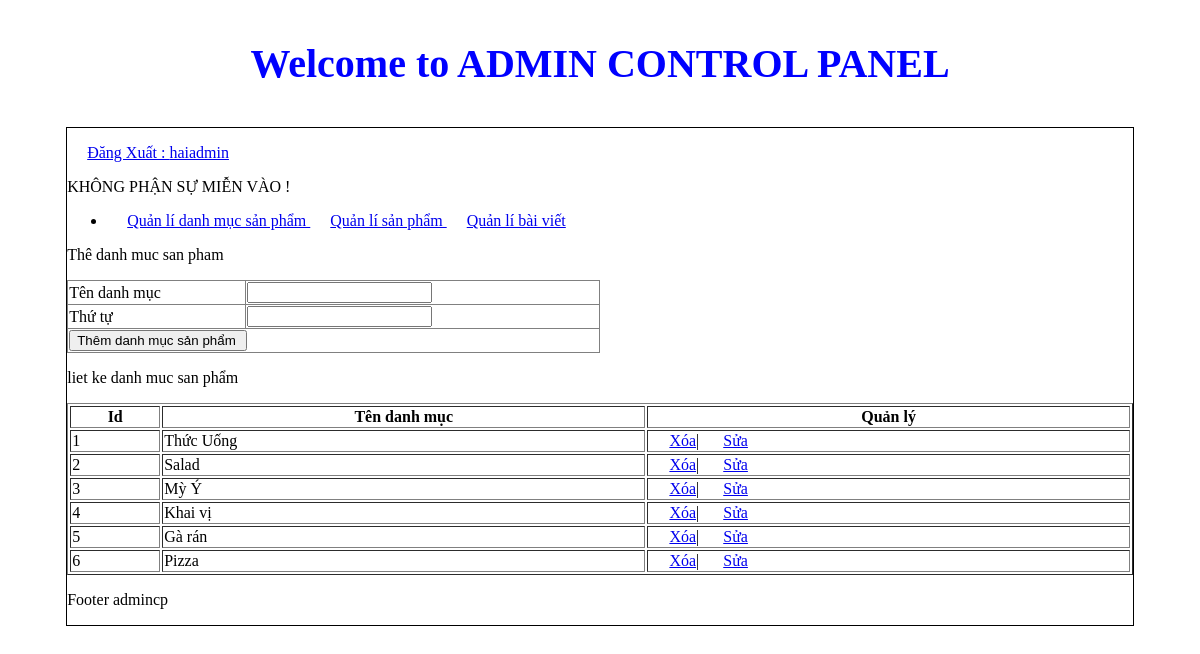
/admincp/index.php?action=quanlydanhmucsanpham&query=them (signed in), run on the app's committed database.
### tables this page shows
CREATE TABLE `tbl_danhmuc` (
  `id_danhmuc` int(11) NOT NULL,
  `tendanhmuc` varchar(100) NOT NULL,
  `thutu` int(11) NOT NULL
);

### admincp/modules/quanlydanhmucsp/lietke.php (the view)
<?php
    $sql_lietke_danhmucsp = "SELECT * FROM tbl_danhmuc ORDER BY thutu DESC";
    $query_lietke_danhmucsp =  mysqli_query($mysqli,$sql_lietke_danhmucsp);
?>
<p>liet ke danh muc san phẩm</p>
<table  style = "width:100%"  border = "1"  style= "border-collapse: collapse; "  >
  <tr>
    <th>Id</th>
    <th>Tên danh mục</th>
    <th> Quản lý </th>
  </tr>
  <?php
  $i=0;
  while($row = mysqli_fetch_array($query_lietke_danhmucsp)){
    $i++;
    ?>
      <tr>
        <td><?php echo $i ?></td>
        <td><?php echo $row['tendanhmuc']?></td>
        <td>
          <a href="modules/quanlydanhmucsp/xuly.php?iddanhmuc=<?php echo $row['id_danhmuc']?>">Xóa</a>|
          <a href="?action=quanlydanhmucsanpham&query=sua&iddanhmuc=<?php echo $row['id_danhmuc']?>">Sửa</a>
          </td>
      </tr>
    <?php
    }
    ?>
</table>

### admincp/css/styleadmincp.css (style rules this page uses)
a { padding-left: 20px; }

### data on the page
tbl_danhmuc: tendanhmuc "Thức Uống"
tbl_danhmuc: tendanhmuc "Salad"
tbl_danhmuc: tendanhmuc "Mỳ Ý"
tbl_danhmuc: tendanhmuc "Khai vị"
tbl_danhmuc: tendanhmuc "Gà rán"
tbl_danhmuc: tendanhmuc "Pizza"

### other printed values
$_SESSION['dangnhap'] "haiadmin"
